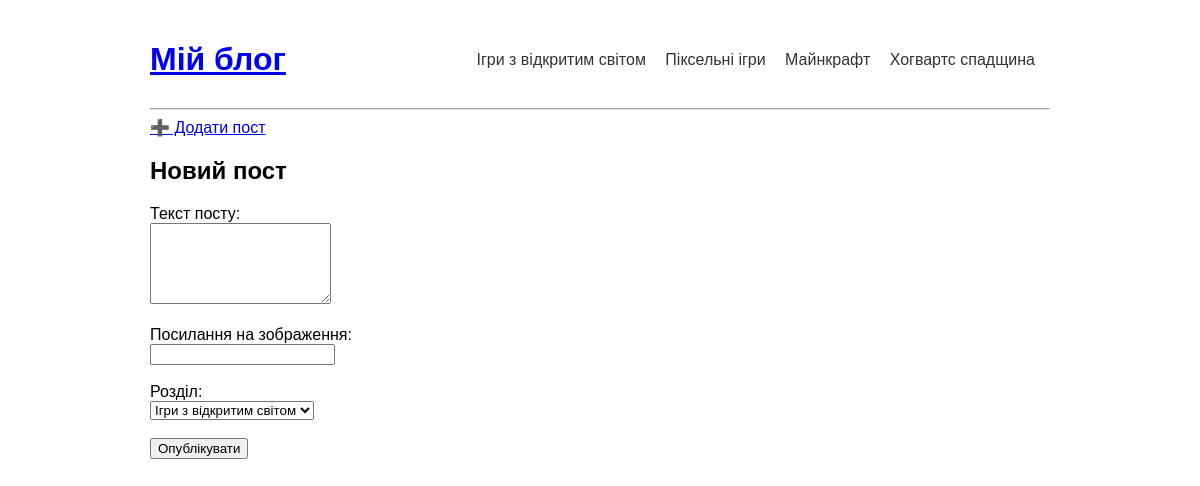
Page /add on the committed database.
### tables this page shows
CREATE TABLE sections (
        id INTEGER PRIMARY KEY AUTOINCREMENT,
        name TEXT UNIQUE NOT NULL,
        slug TEXT UNIQUE NOT NULL
        );

### mine.py (the view, shortened to what this page needs)
@app.route("/add", methods=["GET", "POST"])
def add_post():
    sections = get_blog_sections()
    return render_template("add_post.html", sections=sections)

### db.py (called while the page is built)
def get_db():
    conn = sqlite3.connect(DB_NAME)
    conn.row_factory = sqlite3.Row
    return conn

def get_blog_sections():
    with get_db() as db:
        sections = db.execute("SELECT * FROM sections").fetchall()
        return sections

### templates/add_post.html (shortened to what this page needs)
{% extends "base.html" %}
{% block content %}
<h2>Новий пост</h2>
<form method="post">
    <label>Текст посту:</label><br>
    <textarea name="text" required rows="5"></textarea><br><br>
    <label>Посилання на зображення:</label><br>
    <input type="text" name="image"><br><br>
    <label>Розділ:</label><br>
    <select name="section" required>
        {% for section in sections %}
            <option value="{{ section.id }}">{{ section.name }}</option>
        {% endfor %}
    </select><br><br>
    <button type="submit">Опублікувати</button>
</form>
{% endblock %}

### templates/base.html (shortened to what this page needs)
<!DOCTYPE html>
<html lang="uk">
<head>
    <link rel="stylesheet" href="{{ url_for('static', filename='css/style.css') }}">
</head>
<body>
<header>
    <h1><a href="{{ url_for('index') }}">Мій блог</a></h1>
    <header>
        <nav>
              <div>
                {% for section in sections %}
                        <a href="{{ url_for('section_page', section_slug=section.slug) }}">
                            {{ section.name }}
                        </a>
                {% else %}
                    Розділів поки немає
                  {% endfor %}
              </div>
        </nav>
    </header>
</header>
<hr>
<a href="{{ url_for('add_post') }}">➕ Додати пост</a>
{% block content %}{% endblock %}
</body>
</html>

### static/css/style.css (style rules this page uses)
body { font-family: Arial,sans-serif; max-width: 900px; margin: auto; padding: 20px; }
header { display: flex; justify-content: space-between; align-items: center; }
nav a { margin-right: 15px; text-decoration: none; color: #333; }

### rows in the picture
sections: name "Ігри з відкритим світом"
sections: name "Піксельні ігри"
sections: name "Майнкрафт"
sections: name "Хогвартс спадщина"

### other values in the picture
form field section "Ігри з відкритим світом"
